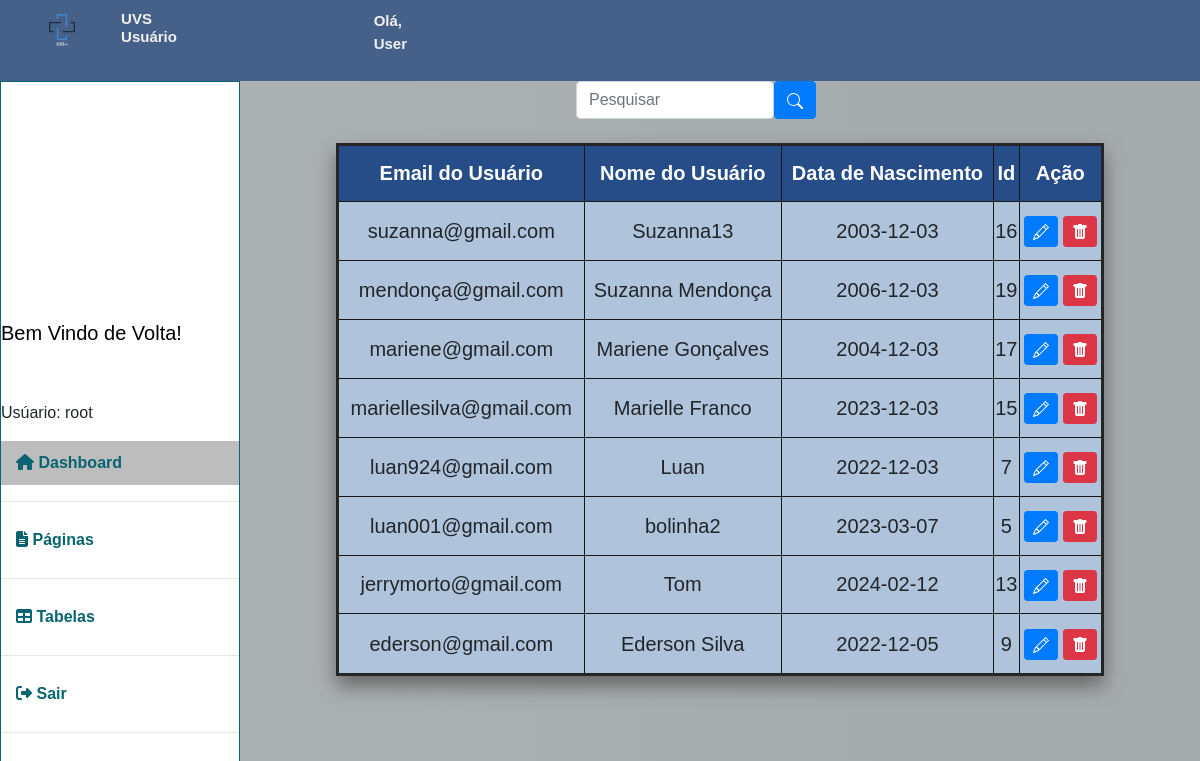
Screenshot of /admin_pages/usuarios.php with the database file from the repository.
### tables this page shows
CREATE TABLE `tbubs` (
  `email` varchar(50) NOT NULL,
  `senha` varchar(50) NOT NULL,
  `nome` varchar(20) NOT NULL,
  `data` date DEFAULT NULL,
  `id` int(100) NOT NULL
);

### banco/dbconnect.php (called while the page is built, shortened)
<?php
$user = "root";
?>

### admin_pages/usuarios.php (the view, shortened to what this page needs)
<?php
  include_once('../banco/dbconnect.php');
      if(!empty($_GET['search']))
  {
      $data = $_GET['search'];
      $sql = "SELECT * FROM tbubs WHERE  id LIKE '%$data%' or nome LIKE '%$data%' or  email LIKE '%$data%'  ORDER BY email DESC";
  }
  else
  {
      $sql = "SELECT * FROM tbubs ORDER BY email DESC";
  }
  $result = $conexao -> query($sql);
  ?>
<!DOCTYPE html>
<html lang="pt-br">
<head>
    <link rel="stylesheet" href="https://stackpath.bootstrapcdn.com/bootstrap/4.1.3/css/bootstrap.min.css">
    <link rel="stylesheet" href="../CSS/admin.css">
    <link rel="stylesheet" href="../CSS/conta.css">
    <link rel="stylesheet" href="../dist/ui/trumbowyg.min.css">
</head>
<body>
<header>
        <div class="info-cabecalho">
                <img class="logo"src="../IMAGENS/UVS +.svg" alt="uvs logo">
                <h5>UVS Usuário</h5>
                <p>Olá, User</p>
        </div>
    </header>
    <section class="main">
        <div class="sidebar">
            <div class="perfil-adm">
            </div>
            <h4>Bem Vindo de Volta!</h4>
            <p><?php include "../PHP/logado.php";
                echo "<br>" . $logado; if($user != ""){
                echo "<br>" . "Usúario: " .  $user;
                }else{
                }?></p>
            <a class="nome-colorido" href="administrador.php"> <i class="fa-solid fa-house" style="color: #076470;"></i> Dashboard</a>
                <hr>
            <a href="paginas.php"> <i class="fa-sharp fa-solid fa-file-lines" style="color: #076470;"></i> Páginas </a>
                <hr>
            <a href="tabelas.php">  <i class="fa-solid fa-table" style="color: #076470;"></i> Tabelas</a>
                <hr>
            <a href="../pages/sair.php"> <i class="fa-solid fa-right-from-bracket" style="color: #076470;"></i> Sair</a>
            <hr>
        </div>
 <div class="principal">
        <div class="box-search">
            <input type="search" placeholder="Pesquisar" class="form-control" id="pesquisar">
            <button class= "btn btn-primary" onclick="Apresentar()">
            </button>
        </div>
<br>
   <table class="tabela">
      <th class="tdDark">Email do Usuário</th>
      <th class="tdDark">Nome do Usuário</th>
      <th class="tdDark">Data de Nascimento</th>
      <th class="tdDark">Id</th>
      <th class="tdDark">Ação</th>
    <?php
    while($user_data = mysqli_fetch_assoc($result)) {
                            echo "<tr>";
                            echo "<td>".$user_data['email']."</td>";
                            echo "<td>".$user_data['nome']."</td>";
                            echo "<td>".$user_data['data']."</td>";
                            echo "<td>".$user_data['id']."</td>";
                            echo "<td>
                            <a class='btn btn-sm btn-primary' href='../PHP/edit.php?id=$user_data[id]' title='Editar'>
                            <svg xmlns='http://www.w3.org/2000/svg' width='16' height='16' fill='currentColor' class='bi bi-pencil' viewBox='0 0 16 16'>
                                <path d='M12.146.146a.5.5 0 0 1 .708 0l3 3a.5.5 0 0 1 0 .708l-10 10a.5.5 0 0 1-.168.11l-5 2a.5.5 0 0 1-.65-.65l2-5a.5.5 0 0 1 .11-.168l10-10zM11.207 2.5 13.5 4.793 14.793 3.5 12.5 1.207 11.207 2.5zm1.586 3L10.5 3.207 4 9.707V10h.5a.5.5 0 0 1 .5.5v.5h.5a.5.5 0 0 1 .5.5v.5h.293l6.5-6.5zm-9.761 5.175-.106.106-1.528 3.821 3.821-1.528.106-.106A.5.5 0 0 1 5 12.5V12h-.5a.5.5 0 0 1-.5-.5V11h-.5a.5.5 0 0 1-.468-.325z'/>
                            </svg>
                            </a>
                            <a class='btn btn-sm btn-danger' href='../PHP/alterar.php?id=$user_data[id]' title='Deletar'>
                                <svg xmlns='http://www.w3.org/2000/svg' width='16' height='16' fill='currentColor' class='bi bi-trash-fill' viewBox='0 0 16 16'>
                                    <path d='M2.5 1a1 1 0 0 0-1 1v1a1 1 0 0 0 1 1H3v9a2 2 0 0 0 2 2h6a2 2 0 0 0 2-2V4h.5a1 1 0 0 0 1-1V2a1 1 0 0 0-1-1H10a1 1 0 0 0-1-1H7a1 1 0 0 0-1 1H2.5zm3 4a.5.5 0 0 1 .5.5v7a.5.5 0 0 1-1 0v-7a.5.5 0 0 1 .5-.5zM8 5a.5.5 0 0 1 .5.5v7a.5.5 0 0 1-1 0v-7A.5.5 0 0 1 8 5zm3 .5v7a.5.5 0 0 1-1 0v-7a.5.5 0 0 1 1 0z'/>
                                </svg>
                            </a>
                            </td>";
                        echo "</tr>";
                }
            ?>
</table>
</div>
</body>
</html>

### CSS/admin.css (style rules this page uses)
* { margin: 0; padding: 0; }
html, body { font-family: Arial, Helvetica, sans-serif; width: 100vw; height: 100%; }
header { display: flex; padding: 10px 2%; justify-content: space-between; background-color: #466189; }
.info-cabecalho { display: flex; }
.info-cabecalho h5 { font-weight: bold; color: #f1f1f1; margin-left: 20%; font-size: 15px }
.info-cabecalho p { font-weight: bold; color: #f1f1f1; margin-left: 100%; font-size: 15px }
.perfil-adm { height: 30%; }
.logo { width: 40px; height: 40px; margin-left: 9%; }
.main { display: flex; flex-wrap: wrap; height: 100%; }
.sidebar { width: 20%; background-color: rgb(255, 255, 255); height: 100%; border: 1px solid rgb(7, 100, 112); }
.sidebar a { text-decoration: none; display: block; padding: 10px 15px; color: rgb(7, 100, 112); font-weight: bold; font-family: Arial, Helvetica, sans-serif; }
.nome-colorido { background-color: rgb(189, 189, 189); color: #222; font-weight: bold; }
.principal { width: 80%; }

### CSS/conta.css (style rules this page uses)
body { width:100%; min-height: 100vh; background-attachment: fixed; background: rgb(153, 157, 158); background: linear-gradient(90deg, rgb(173, 178, 179) 5%, rgb(166, 171, 172) 75%); }
h4 { Font-size: 20px; color: black; }
.box-search { margin-left: 35%; width: 25%; gap:.1%; display: flex; }
.tabela { background-color: #AFC3DB; margin-left: 10%; text-align: center; border: solid rgb(37, 37, 37); width: 80%; box-shadow:0px 10px 20px #676565; border-radius: 2px; cursor: pointer; border-collapse:collapse ; font-size: 20px; height: 400pt; }
.tdDark { background-color: #264d88; color: white; }
td { border:solid rgb(22, 22, 22) 1px; }
th { border:solid rgb(22, 22, 22) 1px; }

### rows the page displays
tbubs: email "suzanna@gmail.com", nome "Suzanna13", data "2003-12-03", id "16"
tbubs: email "mendonça@gmail.com", nome "Suzanna Mendonça", data "2006-12-03", id "19"
tbubs: email "mariene@gmail.com", nome "Mariene Gonçalves", data "2004-12-03", id "17"
tbubs: email "mariellesilva@gmail.com", nome "Marielle Franco", data "2023-12-03", id "15"
tbubs: email "luan924@gmail.com", nome "Luan", data "2022-12-03", id "7"
tbubs: email "luan001@gmail.com", nome "bolinha2", data "2023-03-07", id "5"
tbubs: email "jerrymorto@gmail.com", nome "Tom", data "2024-02-12", id "13"
tbubs: email "ederson@gmail.com", nome "Ederson Silva", data "2022-12-05", id "9"

### other values shown
$user "root"
